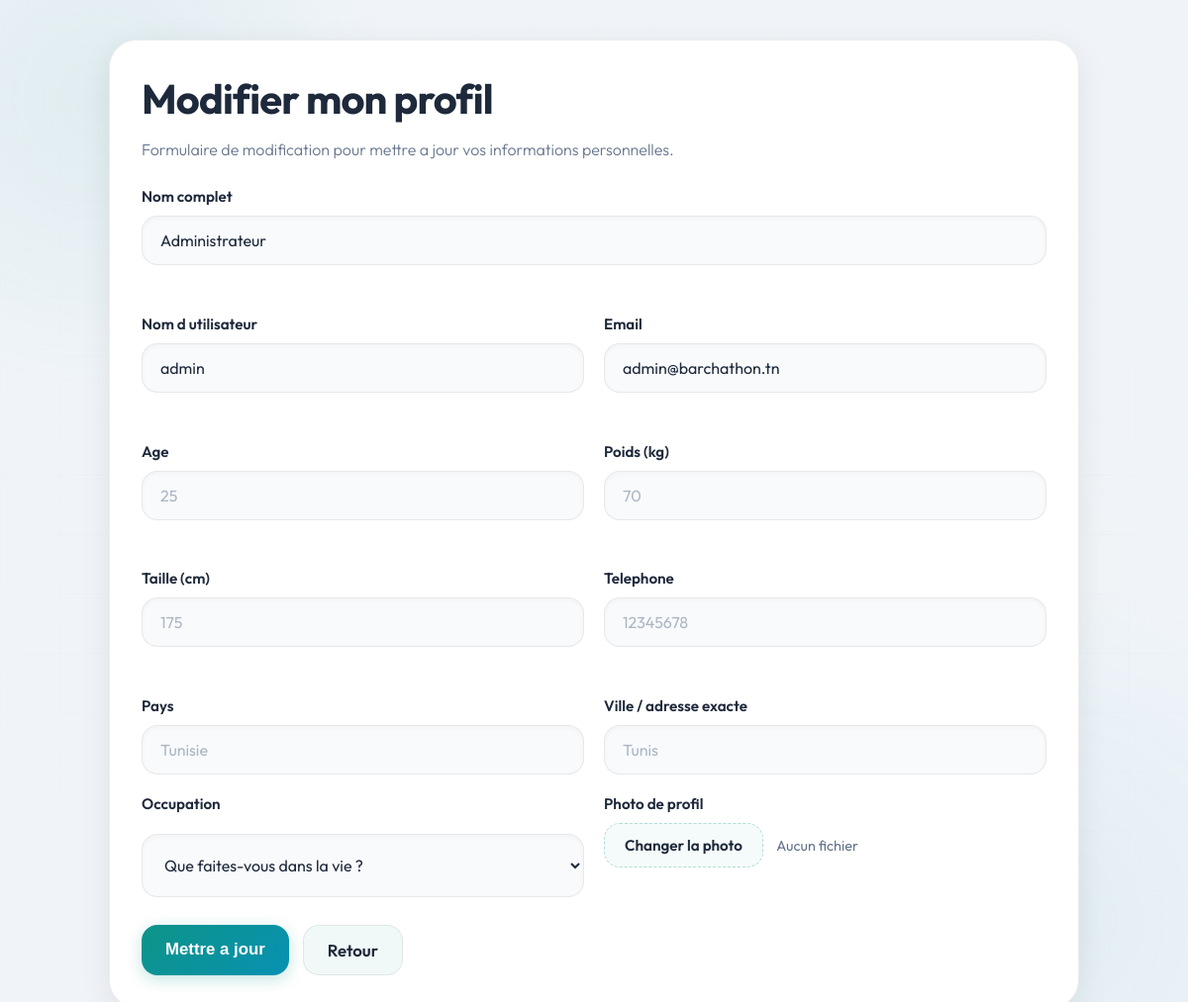
Screenshot of /Integ-standProduit/View/FrontOffice/modifyUser.php (signed in) with the database file from the repository.
### tables this page shows
CREATE TABLE IF NOT EXISTS `user` (
    `id_user`            INT            NOT NULL AUTO_INCREMENT,
    `nom_complet`        VARCHAR(100)   NOT NULL,
    `nom_user`           VARCHAR(50)    NOT NULL,
    `mot_de_passe`       VARCHAR(255)   NOT NULL,
    `age`                INT            DEFAULT NULL,
    `poids`              FLOAT          DEFAULT NULL,
    `taille`             INT            DEFAULT NULL,
    `email`              VARCHAR(100)   NOT NULL,
    `pays`               VARCHAR(50)    DEFAULT NULL,
    `ville`              VARCHAR(50)    DEFAULT NULL,
    `tel`                VARCHAR(20)    DEFAULT NULL,
    `occupation`         VARCHAR(100)   DEFAULT NULL,
    `profile_picture`    VARCHAR(255)   DEFAULT NULL,
    `role`               ENUM('admin', 'participant', 'organisateur') NOT NULL DEFAULT 'participant',
    `status`             ENUM('active','banned') NOT NULL DEFAULT 'active',
    `sexe`               ENUM('homme','femme','autre') DEFAULT NULL,
    `verified`           TINYINT(1)     NOT NULL DEFAULT 0,
    `verification_token` VARCHAR(64)    DEFAULT NULL,
    `face_descriptor`    TEXT           DEFAULT NULL,
    `google_id`          VARCHAR(64)    DEFAULT NULL,
    `reset_token`        VARCHAR(64)    DEFAULT NULL,
    `reset_token_expires` DATETIME      DEFAULT NULL,
    PRIMARY KEY (`id_user`),
    UNIQUE KEY `uk_nom_user` (`nom_user`),
    UNIQUE KEY `uk_google_id` (`google_id`)
);

### Integ-standProduit/Controller/UserController.php (called while the page is built, shortened)
<?php
class UserController {
    public function showUser($id) {
        $sql = "SELECT * FROM `user` WHERE id_user = :id";
        $db = config::getConnexion();
        try {
            $query = $db->prepare($sql);
            $query->execute(['id' => $id]);
            return $query->fetch();
        } catch (Exception $e) {
            die('Error: ' . $e->getMessage());
        }
    }
}
?>

### Integ-standProduit/View/FrontOffice/modifyUser.php (the view, shortened to what this page needs)
<?php
require_once __DIR__ . '/../../Controller/UserController.php';
$ctrl = new UserController();
$user = $ctrl->showUser(getUserId());
?>
<!DOCTYPE html>
<html lang="fr">
<head>
    <link rel="stylesheet" href="../assets/css/style.css">
</head>
<body>
    <div class="page">
        <div class="card-form fade-in">
            <h1>Modifier mon profil</h1>
            <p>Formulaire de modification pour mettre a jour vos informations personnelles.</p>
            <form method="POST" action="update_user.php" enctype="multipart/form-data" data-validate>
                <div class="form-grid">
                    <div class="field full-width">
                        <label for="nom_complet">Nom complet</label>
                        <input id="nom_complet" name="nom_complet" type="text" placeholder="Nom complet" value="<?= htmlspecialchars($user['nom_complet']) ?>" required minlength="3">
                        <span id="nomCompletFeedback" class="feedback"></span>
                    </div>
                    <div class="field">
                        <label for="nom_user">Nom d utilisateur</label>
                        <input id="nom_user" name="nom_user" type="text" placeholder="Nom d utilisateur" value="<?= htmlspecialchars($user['nom_user']) ?>" required minlength="3" pattern="[a-zA-Z0-9_]+">
                        <span id="nomUserFeedback" class="feedback"></span>
                    </div>
                    <div class="field">
                        <label for="email">Email</label>
                        <input id="email" name="email" type="email" placeholder="participant@email.com" value="<?= htmlspecialchars($user['email']) ?>" required>
                        <span id="emailFeedback" class="feedback"></span>
                    </div>
                    <div class="field">
                        <label for="age">Age</label>
                        <input id="age" name="age" type="number" placeholder="25" min="1" max="120" value="<?= htmlspecialchars($user['age'] ?? '') ?>">
                        <span id="ageFeedback" class="feedback"></span>
                    </div>
                    <div class="field">
                        <label for="poids">Poids (kg)</label>
                        <input id="poids" name="poids" type="number" placeholder="70" min="1" max="500" step="0.1" value="<?= htmlspecialchars($user['poids'] ?? '') ?>">
                        <span id="poidsFeedback" class="feedback"></span>
                    </div>
                    <div class="field">
                        <label for="taille">Taille (cm)</label>
                        <input id="taille" name="taille" type="number" placeholder="175" min="1" max="300" value="<?= htmlspecialchars($user['taille'] ?? '') ?>">
                        <span id="tailleFeedback" class="feedback"></span>
                    </div>
                    <div class="field">
                        <label for="tel">Telephone</label>
                        <input id="tel" name="tel" type="tel" placeholder="12345678" pattern="[0-9]{8}" title="Le numero doit contenir exactement 8 chiffres" value="<?= htmlspecialchars($user['tel'] ?? '') ?>">
                        <span id="telFeedback" class="feedback"></span>
                    </div>
                    <div class="field">
                        <label for="pays">Pays</label>
                        <input id="pays" name="pays" type="text" placeholder="Tunisie" value="<?= htmlspecialchars($user['pays'] ?? '') ?>">
                    </div>
                    <div class="field">
                        <label for="ville">Ville / adresse exacte</label>
                        <input id="ville" name="ville" type="text" placeholder="Tunis" value="<?= htmlspecialchars($user['ville'] ?? '') ?>">
                    </div>
                    <div class="field">
                        <label for="occupation">Occupation</label>
                        <select id="occupation" name="occupation">
                            <option value="">Que faites-vous dans la vie ?</option>
                        </select>
                    </div>
                    <div class="field">
                        <label>Photo de profil</label>
                        <div class="file-upload">
                            <label class="file-upload-label">
                                Changer la photo
                            </label>
                            <span class="file-upload-name"><?= $user['profile_picture'] ? htmlspecialchars($user['profile_picture']) : 'Aucun fichier' ?></span>
                        </div>
                        <span id="profilePictureFeedback" class="feedback"></span>
                    </div>
                </div>
                <div class="actions">
                    <button class="btn btn-primary" type="submit">Mettre a jour</button>
                    <a class="btn btn-secondary btn-back" href="profile.php">Retour</a>
                </div>
            </form>
        </div>
    </div>
</body>
</html>

### Integ-standProduit/View/FrontOffice/modifyUser.php (style rules this page uses)
.feedback { display:block; font-size:0.82rem; margin-top:4px; min-height:1.2em; }

### rows the page displays
user: nom_complet "Administrateur", nom_user "admin", email "admin@barchathon.tn"
